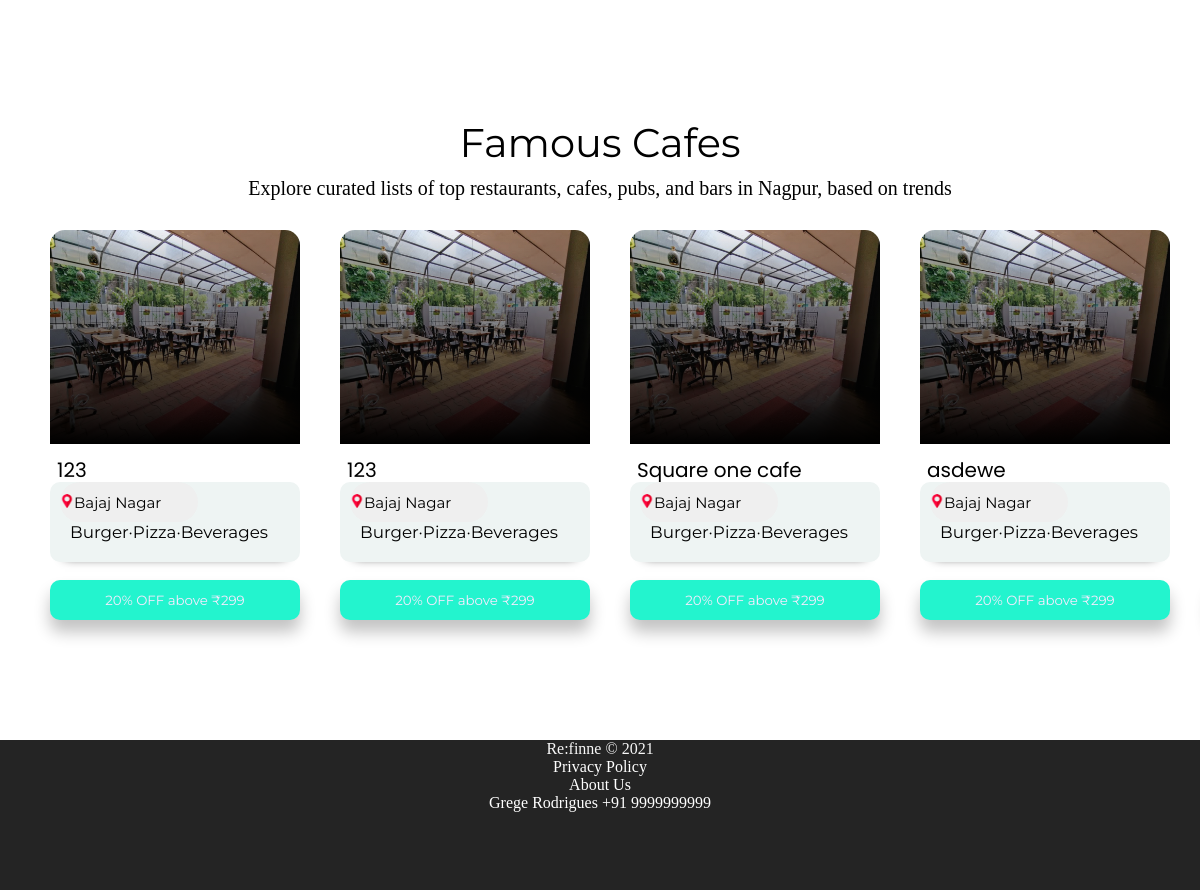
The app's page / (lower part), older data.
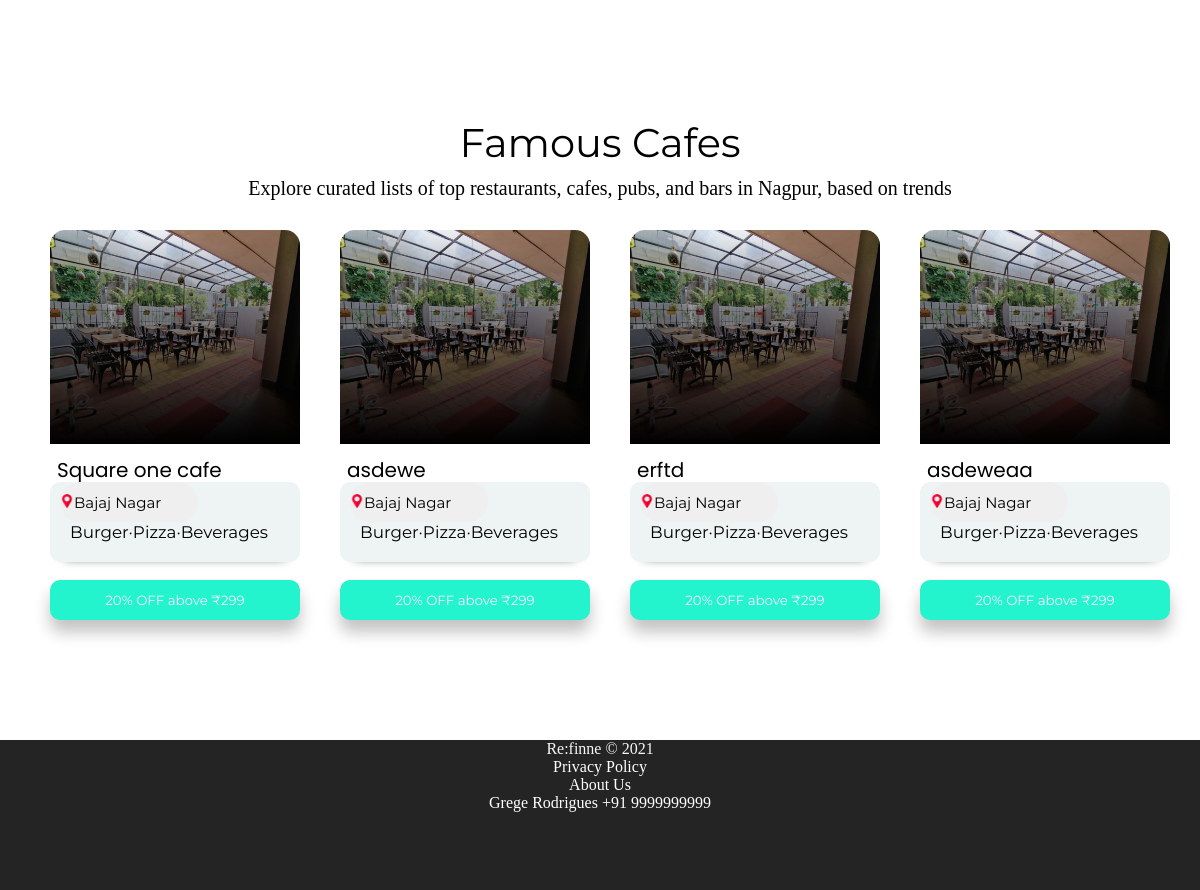
The same page, newer data.
### coupons/models.py (models this page shows, shortened)
class Coupons(models.Model):
    sno = models.AutoField(primary_key=True)
    name = models.CharField(max_length=255)
    offer = models.IntegerField(default=10)
    code = models.TextField(unique=True)
    conditions = models.TextField(default=000000)
    content = models.TextField()
    slug = models.CharField(max_length=130,unique=True)

### home/views.py (the view)
# urls.py: path('', views.home),
def home(request):
    allCoupons = Coupons.objects.all()
    context = {'allCoupons': allCoupons}
    return render(request,'home/home.html', context)

### templates/home/home.html (shortened to what this page needs)
{% extends 'base.html' %}
{% load static %}
{% block container-product-coupon %}
<div class="container-product-coupon">
{% for cou in allCoupons %}
<a href="coupons/{{cou.slug}}" class="mobile-display-coupon-box">
<div class="container-display-coupon-box">
    <div class="coupon-display-image">
      <div class="img-gradient"><img src="{% static 'breadbash/1.jpg' %}" class="coupon-image" alt=""></div>
      <div class="coupon-name">{{cou.name}}</div>
      <div class="coupon-details">
      <div class="coupon-location-api"><button class="find-state" onclick="findMyState()" style="margin-left: 0px; "><img src="{% static 'placeholder.png' %}" style="height:14px;width:14px; "alt="">Bajaj Nagar</button></div>
      <div class="coupon-box-description">Burger·Pizza·Beverages</div> </div>
    </div>
    <a href="coupons/{{cou.slug}}"><button href="#" class="button-check-survey">20% OFF above ₹299</button></a>
  </div>
</a>
  {% endfor %}
</div>
{% endblock container-product-coupon %}

Row changes from the older to the newer data that the page shows:
removed Coupons: name "123"
removed Coupons: name "123"
now on this page (row unchanged): Coupons: name "erftd"
now on this page (row unchanged): Coupons: name "asdeweaa"
